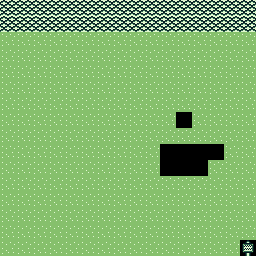

This game map was drawn from its Tiled (.tmx) file and the tilesets committed beside it. A one-line description and the full map source follow:
An orthogonal 16x16 tile map with 16x16 px tiles, 3 tile layers (Ground, Tile Layer 2, Tile Layer 3).

<map version="1.2" tiledversion="1.2.4" orientation="orthogonal" renderorder="right-down" width="16" height="16" tilewidth="16" tileheight="16" infinite="0" nextlayerid="6" nextobjectid="1">
 <tileset firstgid="1" source="SugarSpiteAllTiles.tsx" />
 <layer id="3" name="Ground" width="16" height="16">
  <data encoding="csv">
14,14,14,14,14,14,14,14,14,14,14,14,14,14,14,14,
14,14,14,14,14,14,14,14,14,14,14,14,14,14,14,14,
9,9,9,9,9,9,9,9,9,9,9,9,9,9,9,9,
9,9,9,9,9,9,9,9,9,9,9,9,9,9,9,9,
9,9,9,9,9,9,9,9,9,9,9,9,9,9,9,9,
9,9,9,9,9,9,9,9,9,9,9,9,9,9,9,9,
9,9,9,9,9,9,9,9,9,9,9,9,9,9,9,9,
9,9,9,9,9,9,9,9,9,9,9,0,9,9,9,9,
9,9,9,9,9,9,9,9,9,9,9,9,9,9,9,9,
9,9,9,9,9,9,9,9,9,9,0,0,0,0,9,9,
9,9,9,9,9,9,9,9,9,9,0,0,0,9,9,9,
9,9,9,9,9,9,9,9,9,9,9,9,9,9,9,9,
9,9,9,9,9,9,9,9,9,9,9,9,9,9,9,9,
9,9,9,9,9,9,9,9,9,9,9,9,9,9,9,9,
9,9,9,9,9,9,9,9,9,9,9,9,9,9,9,9,
9,9,9,9,9,9,9,9,9,9,9,9,9,9,9,15
</data>
 </layer>
 <layer id="4" name="Tile Layer 2" width="16" height="16">
  <data encoding="csv">
0,0,0,0,0,0,0,0,0,0,0,0,0,0,0,0,
0,0,0,0,0,0,0,0,0,0,0,0,0,0,0,0,
0,0,0,0,0,0,0,0,0,0,0,0,0,0,0,0,
0,0,0,0,0,0,0,0,0,0,0,0,0,0,0,0,
0,0,0,0,0,0,0,0,0,0,0,0,0,0,0,0,
0,0,0,0,0,0,0,0,0,0,0,0,0,0,0,0,
0,0,0,0,0,0,0,0,0,0,0,0,0,0,0,0,
0,0,0,0,0,0,0,0,0,0,0,0,0,0,0,0,
0,0,0,0,0,0,0,0,0,0,0,0,0,0,0,0,
0,0,0,0,0,0,0,0,0,0,0,0,0,0,0,0,
0,0,0,0,0,0,0,0,0,0,0,0,0,0,0,0,
0,0,0,0,0,0,0,0,0,0,0,0,0,0,0,0,
0,0,0,0,0,0,0,0,0,0,0,0,0,0,0,0,
0,0,0,0,0,0,0,0,0,0,0,0,0,0,0,0,
0,0,0,0,0,0,0,0,0,0,0,0,0,0,0,0,
0,0,0,0,0,0,0,0,0,0,0,0,0,0,0,15
</data>
 </layer>
 <layer id="5" name="Tile Layer 3" width="16" height="16">
  <data encoding="csv">
0,0,0,0,0,0,0,0,0,0,0,0,0,0,0,0,
0,0,0,0,0,0,0,0,0,0,0,0,0,0,0,0,
0,0,0,0,0,0,0,0,0,0,0,0,0,0,0,0,
0,0,0,0,0,0,0,0,0,0,0,0,0,0,0,0,
0,0,0,0,0,0,0,0,0,0,0,0,0,0,0,0,
0,0,0,0,0,0,0,0,0,0,0,0,0,0,0,0,
0,0,0,0,0,0,0,0,0,0,0,0,0,0,0,0,
0,0,0,0,0,0,0,0,0,0,0,0,0,0,0,0,
0,0,0,0,0,0,0,0,0,0,0,0,0,0,0,0,
0,0,0,0,0,0,0,0,0,0,0,0,0,0,0,0,
0,0,0,0,0,0,0,0,0,0,0,0,0,0,0,0,
0,0,0,0,0,0,0,0,0,0,0,0,0,0,0,0,
0,0,0,0,0,0,0,0,0,0,0,0,0,0,0,0,
0,0,0,0,0,0,0,0,0,0,0,0,0,0,0,0,
0,0,0,0,0,0,0,0,0,0,0,0,0,0,0,0,
0,0,0,0,0,0,0,0,0,0,0,0,0,0,0,0
</data>
 </layer>
</map>
